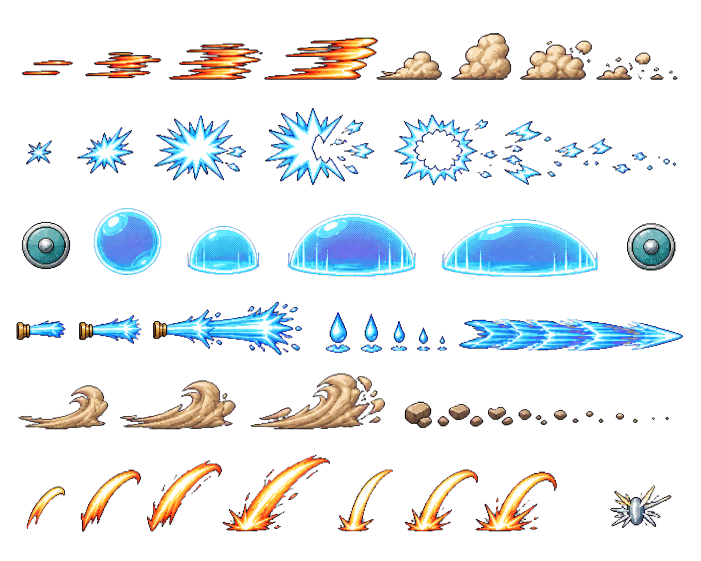
#> input picture design/character_previews/effects/six_character_vfx_reference_v1_rgba.png, 1402 x 1122 px (shown at 1/2 size)
$ python build_character_vfx.py
#> lines starting #> are read from the running program, lines starting #| are printed output that depends on the picture
from __future__ import annotations

from pathlib import Path
from PIL import Image, ImageEnhance


ROOT = Path(__file__).resolve().parents[1]
SOURCE = ROOT / "design" / "character_previews" / "effects" / "six_character_vfx_reference_v1_rgba.png"
OUTPUT = ROOT / "assets" / "sprites" / "effects"


def fit_crop(source: Image.Image, box: tuple[int, int, int, int], size: tuple[int, int]) -> Image.Image:
    crop = source.crop(box)
    bounds = crop.getbbox()
    if bounds:
        crop = crop.crop(bounds)
    max_w = max(1, size[0] - 4)
    max_h = max(1, size[1] - 4)
    scale = min(max_w / crop.width, max_h / crop.height)
    resized = crop.resize(
        (max(1, round(crop.width * scale)), max(1, round(crop.height * scale))),
        Image.Resampling.NEAREST,
    )
    frame = Image.new("RGBA", size)
    frame.alpha_composite(resized, ((size[0] - resized.width) // 2, (size[1] - resized.height) // 2))
    return frame


def save_sheet(character_id: str, filename: str, frames: list[Image.Image]) -> None:
    target_dir = OUTPUT / character_id
    target_dir.mkdir(parents=True, exist_ok=True)
    frame_w, frame_h = frames[0].size
    sheet = Image.new("RGBA", (frame_w * len(frames), frame_h))
    for index, frame in enumerate(frames):
        sheet.alpha_composite(frame, (index * frame_w, 0))
    sheet.save(target_dir / filename)


def alpha_scaled(image: Image.Image, factor: float) -> Image.Image:
    result = image.copy()
    alpha = result.getchannel("A").point(lambda value: round(value * factor))
    result.putalpha(alpha)
    return result


def main() -> None:
    source = Image.open(SOURCE).convert("RGBA")
#> source is the input picture: PIL image 1402x1122 RGBA; mean R, G, B, A 27.1, 31.2, 33, 48.4

    sprint_boxes = [
        (25, 45, 155, 165), (145, 35, 355, 180), (345, 25, 550, 190), (545, 25, 765, 190),
        (750, 40, 900, 185), (885, 20, 1040, 185), (1020, 25, 1200, 190), (1170, 55, 1380, 185),
    ]
    save_sheet("normal", "sprint_vfx.png", [fit_crop(source, box, (128, 128)) for box in sprint_boxes])
#> in fit_crop, `bounds = crop.getbbox()`: bounds = (18, 75, 121, 106)
#> in fit_crop, `frame = Image.new("RGBA", size)`: frame: PIL image 128x128 RGBA; every value is 0
#> in save_sheet, `sheet = Image.new("RGBA", (frame_w * len(frames), frame_h))`: sheet: PIL image 1024x128 RGBA; every value is 0
#> the loop in save_sheet, `for index, frame in enumerate(frames):` made 8 passes
#> after the loop in save_sheet, `for index, frame in enumerate(frames):`:
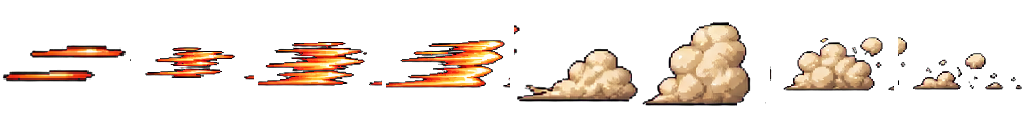
#> sheet: PIL image 1024x128 RGBA; mean R, G, B, A 31.7, 22.8, 16.2, 44.2; transparent parts drawn white

    impact_boxes = [
        (35, 205, 145, 350), (145, 195, 300, 365), (300, 185, 500, 370), (500, 185, 760, 375),
    ]
    save_sheet("boxer", "guard_break_impact.png", [fit_crop(source, box, (64, 64)) for box in impact_boxes])
#> in fit_crop (call 9), `frame = Image.new("RGBA", size)`: frame: PIL image 64x64 RGBA; every value is 0
#> in fit_crop (call 10), `crop = source.crop(box)`:
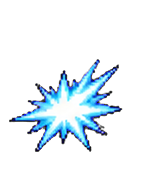
#> crop: PIL image 155x170 RGBA; mean R, G, B, A 19.4, 28.8, 34.8, 40.9; transparent parts drawn white
#> in fit_crop (call 10), `bounds = crop.getbbox()`: bounds = (9, 59, 123, 152)
#> in fit_crop (call 10), `crop = crop.crop(bounds)`:
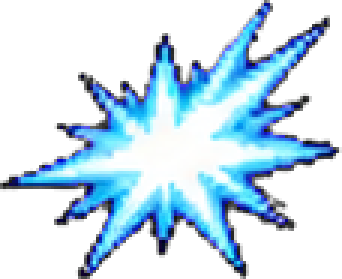
#> crop: PIL image 114x93 RGBA (shown 3 times larger); mean R, G, B, A 48.2, 71.6, 86.5, 101.7; transparent parts drawn white
#> in fit_crop (call 10), `max_w = max(1, size[0] - 4)`: max_w = 60
#> in fit_crop (call 10), `scale = min(max_w / crop.width, max_h / crop.height)`: scale = 0.526
#> in fit_crop (call 10), `frame.alpha_composite(resized, ((size[0] - resized.width) // 2, (size[..`:
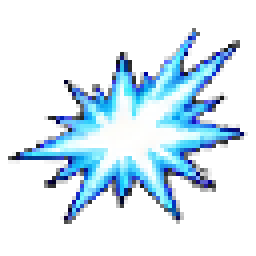
#> frame: PIL image 64x64 RGBA (shown 4 times larger); mean R, G, B, A 34.8, 51.8, 62.6, 73.1; transparent parts drawn white
#> in fit_crop (call 11), `crop = source.crop(box)`:
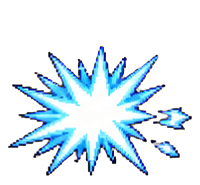
#> crop: PIL image 200x185 RGBA; mean R, G, B, A 40.2, 56.3, 66, 74.7; transparent parts drawn white
#> in fit_crop (call 11), `bounds = crop.getbbox()`: bounds = (8, 46, 192, 176)
#> in fit_crop (call 11), `crop = crop.crop(bounds)`:
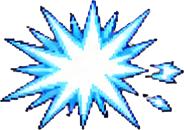
#> crop: PIL image 184x130 RGBA; mean R, G, B, A 62.1, 87.1, 102.1, 115.5; transparent parts drawn white
#> in fit_crop (call 11), `scale = min(max_w / crop.width, max_h / crop.height)`: scale = 0.326
#> in fit_crop (call 11), `resized = crop.resize( (max(1, round(crop.width * scale)), max(1, roun..`:
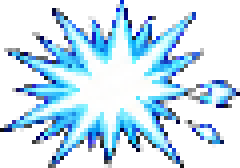
#> resized: PIL image 60x42 RGBA (shown 4 times larger); mean R, G, B, A 61.9, 87, 102.5, 115.9; transparent parts drawn white
#> the loop in save_sheet (call 2), `for index, frame in enumerate(frames):` made 4 passes

    shield_source = fit_crop(source, (150, 380, 365, 590), (46, 46))
    barrier_frames: list[Image.Image] = []
    for frame_index, opacity in enumerate((0.35, 0.65, 0.78, 0.92, 0.55, 0.22)):
        frame = Image.new("RGBA", (48, 144))
        emblem = alpha_scaled(shield_source, opacity)
        pulse = 0 if frame_index % 2 == 0 else 1
        for row in range(3):
            frame.alpha_composite(emblem, (1 + pulse, row * 48 + 1))
        barrier_frames.append(frame)
#> after the loop, barrier_frames = 6 items
    save_sheet("shield_guard", "shield_barrier.png", barrier_frames)

    hose_boxes = [
        (20, 590, 145, 730), (135, 590, 305, 735), (290, 575, 630, 745), (900, 575, 1385, 740),
    ]
    save_sheet("firefighter", "hose_overlay.png", [fit_crop(source, box, (192, 64)) for box in hose_boxes])
    water_boxes = [
        (25, 600, 145, 725), (135, 590, 310, 735), (300, 580, 625, 745),
        (640, 590, 735, 735), (720, 595, 815, 735), (800, 600, 900, 735),
    ]
    save_sheet("firefighter", "water_stream.png", [fit_crop(source, box, (96, 48)) for box in water_boxes])
    current = fit_crop(source, (900, 575, 1385, 745), (48, 48))
    water_path_frames = [ImageEnhance.Brightness(current).enhance(value) for value in (0.82, 1.0, 1.16, 0.94)]
#> water_path_frames = 4 items
    save_sheet("firefighter", "water_path.png", water_path_frames)

    cleanup_boxes = [
        (20, 735, 240, 900), (210, 730, 490, 905), (455, 725, 770, 905),
        (790, 735, 1010, 895), (930, 735, 1210, 900), (1120, 745, 1385, 900),
    ]
    save_sheet("cleaner", "cleanup_dust.png", [fit_crop(source, box, (144, 48)) for box in cleanup_boxes])

    up_boxes = [
        (15, 885, 165, 1105), (125, 865, 305, 1105), (275, 855, 485, 1110), (445, 850, 655, 1110),
    ]
    down_boxes = [
        (660, 865, 835, 1110), (800, 855, 985, 1110), (950, 855, 1140, 1110), (800, 855, 1140, 1110),
    ]
    save_sheet("chef", "pan_toss_up.png", [fit_crop(source, box, (96, 96)) for box in up_boxes])
    save_sheet("chef", "pan_toss_down.png", [fit_crop(source, box, (96, 96)) for box in down_boxes])
    failure = fit_crop(source, (1190, 870, 1395, 1110), (48, 48))
    save_sheet("chef", "pan_toss_failure.png", [alpha_scaled(failure, value) for value in (1.0, 0.65, 0.28)])


if __name__ == "__main__":
    main()
